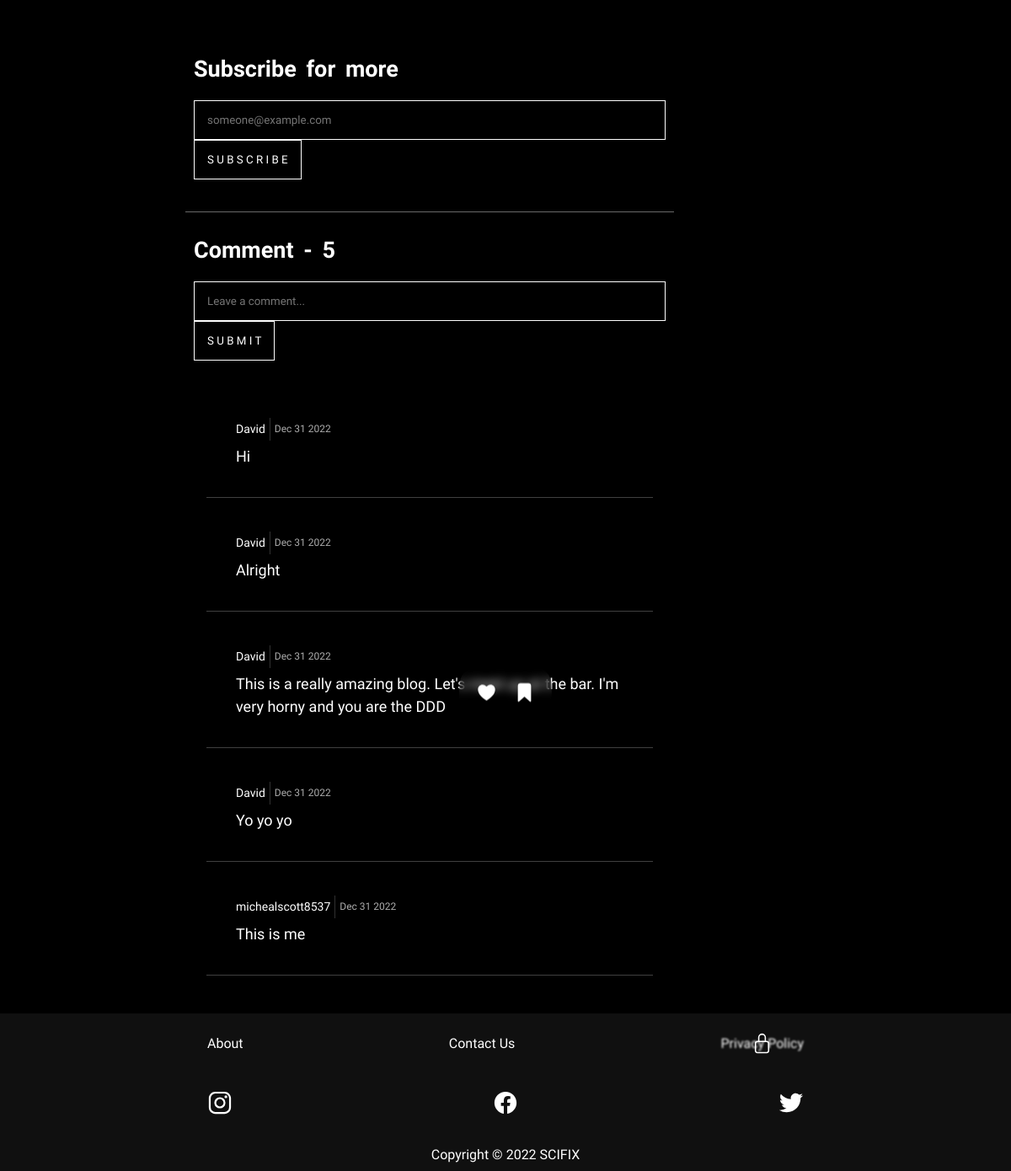
Before: /double-asteroid-redirection-test/ (lower part) with the older database file.
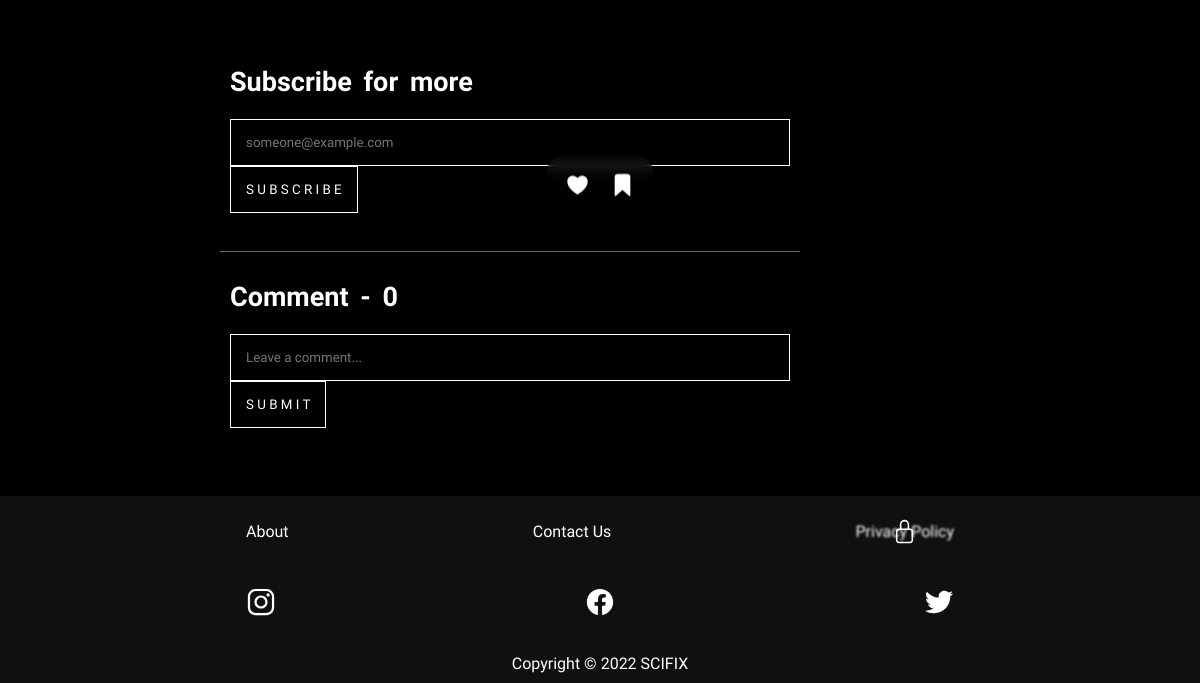
After: the same page with the newer database file.
### blog/models.py (models this page shows)
class CommentModel(models.Model):
    comment_text = models.CharField(max_length=100)
    post = models.ForeignKey(Post, on_delete=models.CASCADE)
    user = models.ForeignKey(User, on_delete=models.CASCADE, default=None)
    time = models.CharField(max_length=100, default=datetime.datetime.today().ctime())

### blog/views.py (the view, shortened to what this page needs)
# urls.py: path('double-asteroid-redirection-test/', views.dart, name='dart'),
def dart(request):
    context = {
        'comments': list(Post.objects.get(title='DART').commentmodel_set.all())
    }
    return render(request, 'blog/posts/DART.html', context)

### blog/templates/blog/posts/DART.html (shortened to what this page needs)
<html>
    <head>
        {% load static %}
        <link rel="stylesheet" href="{% static 'blog/post.css' %}">
    </head>
    <body>
        {% include 'blog/nav.html' %}
        <div class="hover-panel">
            <ion-icon name="heart" class="heart"></ion-icon>
            <ion-icon name="bookmark" class="bookmark"></ion-icon>
        </div>
        <div class="home-content">
            <article class="text">
                <section class="s" id="conclusion">
                </section>
                <section class="s" id="subscription">
                    <h2>Subscribe for more</h2>
                    <form action="" method="post">
                        <input type="email" name="email" id="email" placeholder="someone@example.com">
                        <button type="submit" name="subscribe_button">S U B S C R I B E</button>
                    </form>
                </section>
                <section class="s comment-section" id="comment">
                    <h2>Comment - {{ comments | length }}</h2>
                    <form action="" method="post">
                        <input type="text" name="comment" id="comment" class="input-comment-box" placeholder="Leave a comment...">
                        <button type="submit" class="comment-submit-button" name="comment_button"><span>S U B M I T</span></button>
                    </form>
                    <div class="comments">
                        {% for comment in comments %}
                            <div class="comment">
                                <div class="comment-info">
                                    <span class="comment-user">{{ comment.user.username }}</span>
                                    <span class="comment-time">{{ comment.time }}</span>
                                </div>
                                <span class="comment-text">{{ comment.comment_text }}</span>
                            </div>
                        {% endfor %}
                    </div>
                </section>
            </article>
        </div>
        {% include 'blog/footer.html' %}
        {% include 'blog/subscribe_popup.html' %}
    </body>
</html>

### blog/templates/blog/nav.html (shortened to what this page needs)
{% load static %}
<link rel="stylesheet" href="{% static 'blog/nav.css' %}">

### blog/templates/blog/footer.html (shortened to what this page needs)
{% load static %}
<link rel="stylesheet" href="{% static 'blog/footer.css' %}">
<footer>
    <div class="container">
        <ul>
            <li><a href="#">About</a></li>
            <li><a href="{% url 'contact_us' %}">Contact Us</a></li>
            <li class="pr-po"><span style="filter: blur(1px);">Privacy Policy</span><ion-icon name="lock-closed-outline" class="lock"></ion-icon></li>
        </ul>
        <ul class="social-links">
            <li><a href="https://www.instagram.com/scifixblog/" class="social-icon-instagram social-icon"><ion-icon name="logo-instagram"></ion-icon></a></li>
            <li><a href="https://www.facebook.com/profile.php?id=100088953254450" class="social-icon-facebook social-icon"><ion-icon name="logo-facebook"></ion-icon></a></li>
            <li><a href="https://twitter.com/scifixblogs" class="social-icon-twitter social-icon"><ion-icon name="logo-twitter"></ion-icon></a></li>
        </ul>
        <p>Copyright &copy; 2022 SCIFIX</p>
    </div>
</footer>

### blog/templates/blog/subscribe_popup.html (shortened to what this page needs)
{% load static %}
<html>
    <link rel="stylesheet" href="{% static 'blog/subscribe_popup.css' %}">
</html>

### blog/static/blog/post.css (style rules this page uses)
html { scroll-behavior: smooth; }
body { word-spacing: 5px; background-color: rgb(0, 0, 0); padding: 0px; margin: 0px; color: white; }
.home-content { font-family: 'Quicksand', sans-serif; display: flex; flex-direction: row; color: white; }
.text { padding: 5px; width: 50%; font-size: 18px; margin: 5px; line-height: 150%; }
.s { margin: 10px; padding: 10px; }
h2 { font-family: 'IBM Plex Sans JP', sans-serif; }
a { color: white; text-decoration: none; }
form input { font-family: 'Quicksand', sans-serif; width: 100%; padding: 15px; color: white; border: 1px solid white; background-color: transparent; }
form button { font-family: 'Quicksand', sans-serif; padding: 15px; color: white; border: 1px solid white; background-color: transparent; transition-duration: 0.5s; }
.comment-section { border-top: 1px solid rgba(255, 255, 255, 0.412); }
.comments { padding: 10px; }
.hover-panel { backdrop-filter: blur(6px); display: flex; flex-direction: row; align-items: center; justify-content: center; padding: 20px; font-size: 25px; position: fixed; top: 90%; left: 50%; transform: translate(-50%, -50%); border-radius: 25px; }
.heart { margin-right: 10px; }
.bookmark { margin-left: 10px; }

### blog/static/blog/nav.css (style rules this page uses)
a { text-decoration: none; }
.lock { position: absolute; font-size: 25px; }

### blog/static/blog/footer.css (style rules this page uses)
footer { display: flex; font-family: 'Quicksand', sans-serif; z-index: 2; height: fit-content; background-color: rgb(16, 16, 16); color: #fff; padding: 10px; transition-duration: 0.3s; }
.container { width: 100%; margin: 0 auto; display: flex; flex-direction: column; justify-content: center; align-items: center; }
footer p { word-spacing: normal; margin: 0; }
footer ul { width: 60%; list-style: none; margin-bottom: 30px; padding: 0; display: flex; justify-content: space-between; }
footer li { word-spacing: normal; }
footer a { color: #fff; text-decoration: none; }
.social-links li { font-size: 30px; }
.lock { position: absolute; font-size: 25px; }
.pr-po { display: flex; justify-content: center; align-items: center; }

Changed rows visible on the page:
removed CommentModel: user.username "David", time "Dec 31 2022", comment_text "Hi"
removed CommentModel: user.username "David", time "Dec 31 2022", comment_text "Alright"
removed CommentModel: user.username "David", time "Dec 31 2022", comment_text "This is a really amazing blog. Let's meet up at the bar. I'm very horny and you are the DDD"
removed CommentModel: user.username "David", time "Dec 31 2022", comment_text "Yo yo yo"
removed CommentModel: user.username "michealscott8537", time "Dec 31 2022", comment_text "This is me"
Other visible differences:
{{ comments | length }}: "5" → "0"
